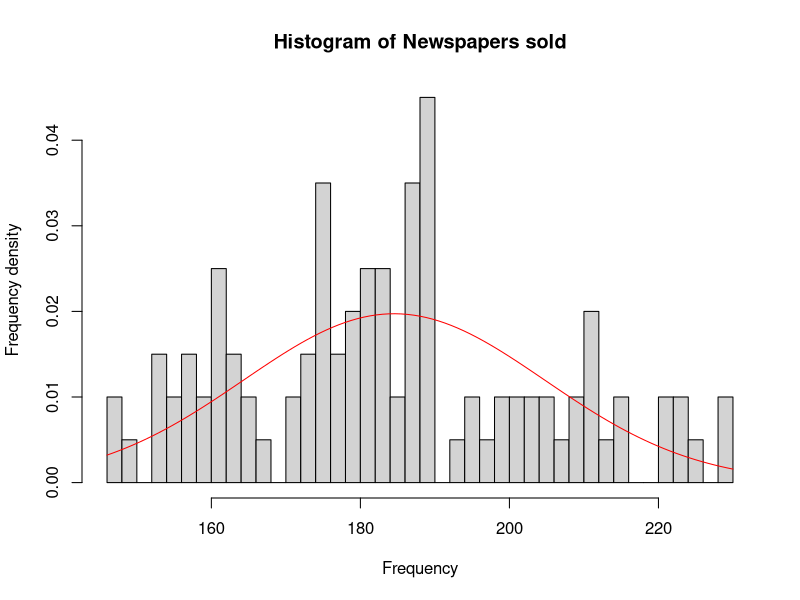
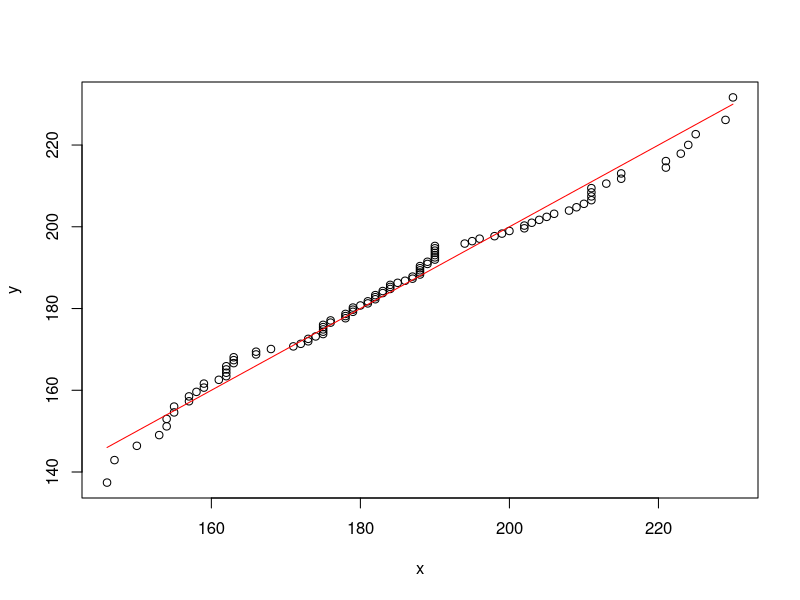
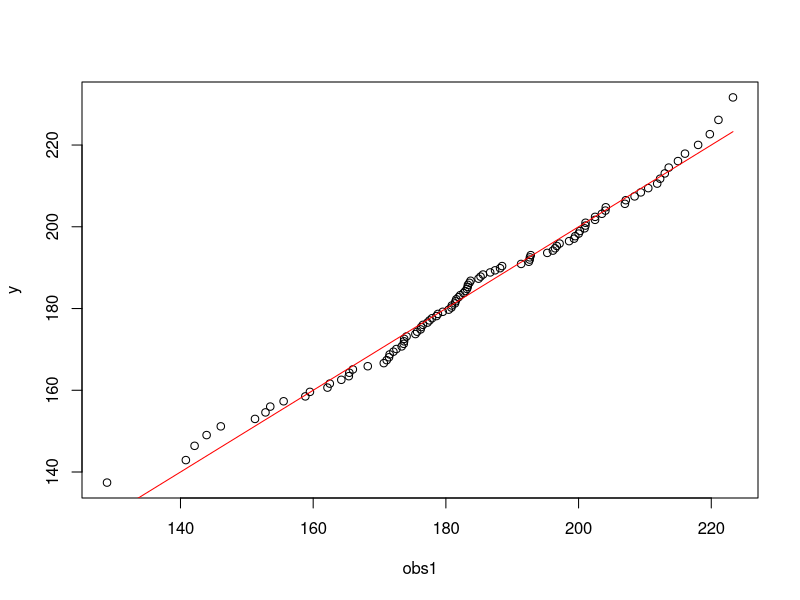
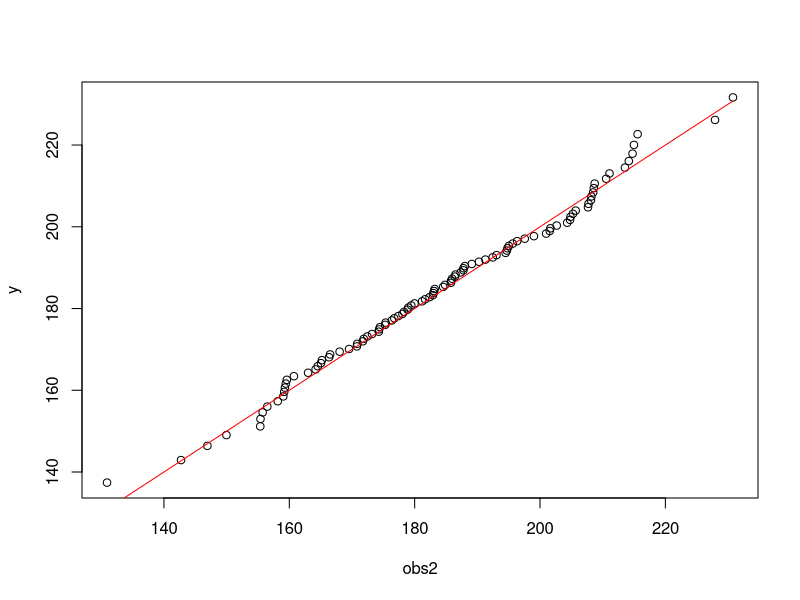
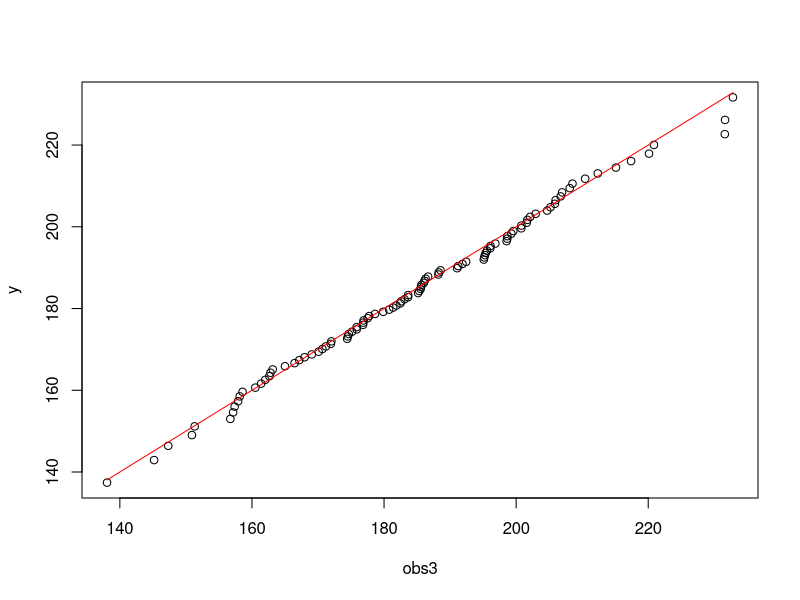
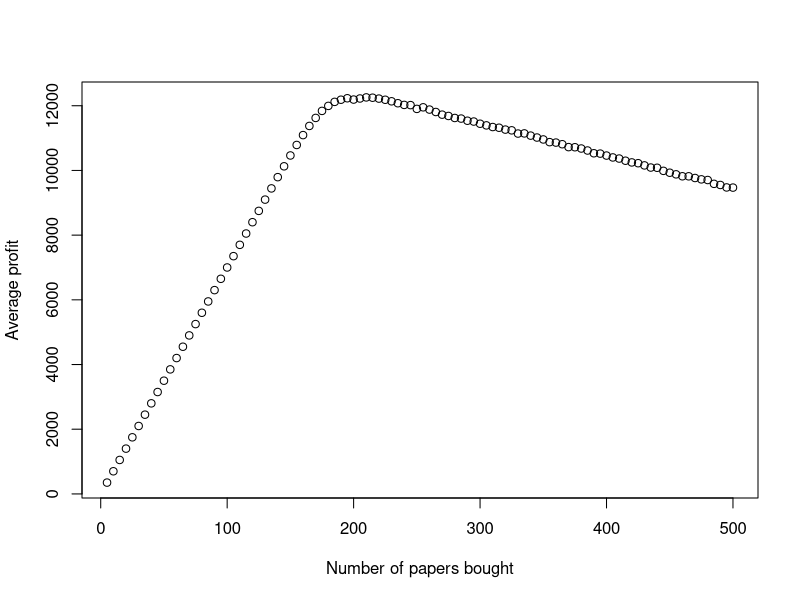

Write R code to recreate these figures, in order.
## ---- chunk 1
knitr::opts_chunk$set(echo = TRUE)
## ---- chunk 2
npsold =
 c(158, 196, 182, 190, 179, 162, 153, 179, 190, 194,
   229, 204, 175, 211, 188, 163, 224, 150, 187, 155,
   200, 185, 173, 202, 172, 184, 190, 189, 175, 190,
   175, 190, 154, 162, 176, 202, 190, 211, 188, 211,
   209, 189, 168, 178, 176, 188, 157, 188, 178, 161,
   179, 162, 188, 187, 195, 215, 162, 171, 184, 208,
   221, 190, 166, 159, 198, 163, 174, 183, 186, 180,
   159, 213, 163, 210, 205, 157, 225, 211, 166, 155,
   147, 175, 182, 215, 230, 181, 203, 184, 206, 178,
   221, 173, 183, 175, 146, 199, 182, 154, 181, 223)
## ---- chunk 3
# npsold not included to keep the code clean
mu = sum(npsold)/length(npsold)
m2 = sum(npsold^2)/length(npsold)
sigma = sqrt(m2 - mu^2)
hist(npsold, breaks = 40, xlab = "Frequency", ylab = "Frequency density", main = "Histogram of Newspapers sold", prob = TRUE)
curve(dnorm(x, mu, sigma), add = TRUE, col = "red")
## ---- chunk 4
x= sort(npsold)
i = c(1:100)
y = qnorm(i/101, mu, sigma)
plot(x,y)
curve(x^1, add = TRUE, col = "red")


obs1 = sort(rnorm(100, mu, sigma))
plot(obs1, y)
curve(x^1, add = TRUE, col = "red")
obs2 = sort(rnorm(100, mu, sigma))
plot(obs2, y)
curve(x^1, add = TRUE, col = "red")
obs3 = sort(rnorm(100, mu, sigma))
plot(obs3, y)
curve(x^1, add = TRUE, col = "red")
## ---- chunk 5
# i
cost = function(n){
  if((0 <= n) && (n <= 200)){
    return(n * 30)
  } 
  else if(n > 200){
    return(4000 + n * 10)
  }
}


# ii
profit = function(n, d){
  return (100*(if(d > n) n else d) - cost(n))
}

# iii
averageProfit = function(n, mu, sigma, nreps){
  d = rnorm(nreps, mu, sigma)
  prof = sapply(d, function(d) profit(n, d))
  return (mean(prof))
}

# Tests
test_1 = cost(100) # Expected output of 0.3 * 100 = 30
test_2 = profit(100, 50) # Expected output of 50 - 30 = 20
## ---- chunk 6
n = 100
avg = numeric(n)
for(i in 1:n){
  avg[i] = averageProfit(5*i, mu, sigma, 10^4)
}
plot(seq(from = 5, to = 5*n, by = 5), avg, xlab = "Number of papers bought", ylab = "Average profit")
